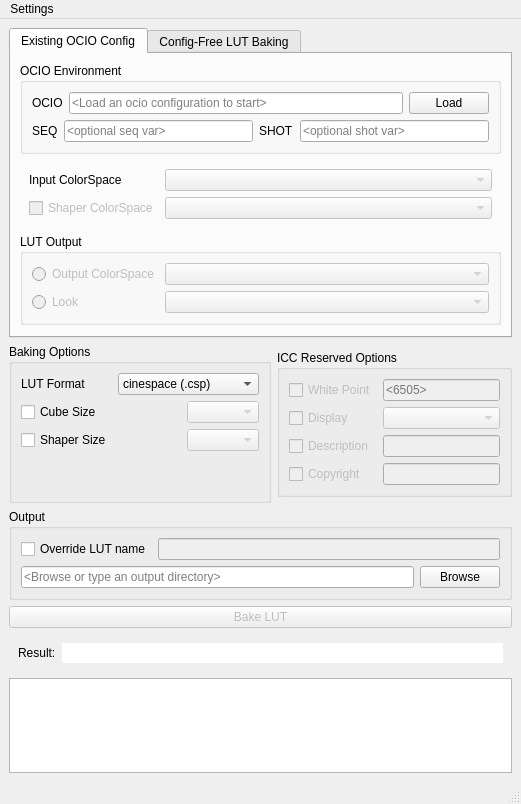
<?xml version="1.0" encoding="UTF-8"?>
<ui version="4.0">
 <class>mainWindow</class>
 <widget class="QMainWindow" name="mainWindow">
  <property name="geometry">
   <rect>
    <x>0</x>
    <y>0</y>
    <width>521</width>
    <height>804</height>
   </rect>
  </property>
  <property name="windowTitle">
   <string>ocioLutPrescription</string>
  </property>
  <widget class="QWidget" name="centralwidget">
   <layout class="QVBoxLayout" name="verticalLayout_2">
    <item>
     <widget class="QTabWidget" name="configTabWidget">
      <property name="sizePolicy">
       <sizepolicy hsizetype="Expanding" vsizetype="Fixed">
        <horstretch>0</horstretch>
        <verstretch>0</verstretch>
       </sizepolicy>
      </property>
      <property name="currentIndex">
       <number>0</number>
      </property>
      <widget class="QWidget" name="tab">
       <attribute name="title">
        <string>Existing OCIO Config</string>
       </attribute>
       <layout class="QVBoxLayout" name="verticalLayout">
        <item>
         <widget class="QGroupBox" name="ocioGroupBox">
          <property name="sizePolicy">
           <sizepolicy hsizetype="Preferred" vsizetype="Fixed">
            <horstretch>0</horstretch>
            <verstretch>0</verstretch>
           </sizepolicy>
          </property>
          <property name="toolTip">
           <string>&lt;html&gt;&lt;head/&gt;&lt;body&gt;&lt;p&gt;OCIO Environment (Can be preset prior launch):&lt;/p&gt;&lt;p&gt;&lt;br/&gt;&lt;/p&gt;&lt;p&gt;Config path:&lt;/p&gt;&lt;p&gt;$OCIO: the path to your ocio configuration&lt;/p&gt;&lt;p&gt;&lt;br/&gt;&lt;/p&gt;&lt;p&gt;searchpath parsing:&lt;/p&gt;&lt;p&gt;$SEQ: the current sequence&lt;/p&gt;&lt;p&gt;$SHOT: the current shot&lt;/p&gt;&lt;/body&gt;&lt;/html&gt;</string>
          </property>
          <property name="title">
           <string>OCIO Environment</string>
          </property>
          <layout class="QGridLayout" name="gridLayout">
           <item row="0" column="0">
            <widget class="QLabel" name="ocioCfgLabel">
             <property name="sizePolicy">
              <sizepolicy hsizetype="Fixed" vsizetype="Fixed">
               <horstretch>0</horstretch>
               <verstretch>0</verstretch>
              </sizepolicy>
             </property>
             <property name="toolTip">
              <string>--iconfig</string>
             </property>
             <property name="text">
              <string>OCIO</string>
             </property>
            </widget>
           </item>
           <item row="0" column="1">
            <widget class="QLineEdit" name="ocioCfgLineEdit">
             <property name="enabled">
              <bool>true</bool>
             </property>
             <property name="sizePolicy">
              <sizepolicy hsizetype="Expanding" vsizetype="Fixed">
               <horstretch>1</horstretch>
               <verstretch>0</verstretch>
              </sizepolicy>
             </property>
             <property name="toolTip">
              <string>path to the ocio configuration</string>
             </property>
             <property name="placeholderText">
              <string>&lt;Load an ocio configuration to start&gt;</string>
             </property>
            </widget>
           </item>
           <item row="0" column="2">
            <widget class="QPushButton" name="ocioCfgLoadPushButton">
             <property name="sizePolicy">
              <sizepolicy hsizetype="Fixed" vsizetype="Fixed">
               <horstretch>0</horstretch>
               <verstretch>0</verstretch>
              </sizepolicy>
             </property>
             <property name="toolTip">
              <string>Load OCIO Config</string>
             </property>
             <property name="text">
              <string>Load</string>
             </property>
            </widget>
           </item>
           <item row="1" column="0" colspan="3">
            <layout class="QHBoxLayout" name="horizontalLayout">
             <item>
              <widget class="QLabel" name="ocioSeqLabel">
               <property name="sizePolicy">
                <sizepolicy hsizetype="Fixed" vsizetype="Fixed">
                 <horstretch>0</horstretch>
                 <verstretch>0</verstretch>
                </sizepolicy>
               </property>
               <property name="toolTip">
                <string>current sequence</string>
               </property>
               <property name="text">
                <string>SEQ</string>
               </property>
              </widget>
             </item>
             <item>
              <widget class="QLineEdit" name="ocioSeqLineEdit">
               <property name="enabled">
                <bool>true</bool>
               </property>
               <property name="sizePolicy">
                <sizepolicy hsizetype="Expanding" vsizetype="Fixed">
                 <horstretch>0</horstretch>
                 <verstretch>0</verstretch>
                </sizepolicy>
               </property>
               <property name="toolTip">
                <string>current sequence</string>
               </property>
               <property name="placeholderText">
                <string>&lt;optional seq var&gt;</string>
               </property>
              </widget>
             </item>
             <item>
              <widget class="QLabel" name="ocioShotLabel">
               <property name="sizePolicy">
                <sizepolicy hsizetype="Fixed" vsizetype="Fixed">
                 <horstretch>0</horstretch>
                 <verstretch>0</verstretch>
                </sizepolicy>
               </property>
               <property name="toolTip">
                <string>current shot</string>
               </property>
               <property name="text">
                <string>SHOT</string>
               </property>
              </widget>
             </item>
             <item>
              <widget class="QLineEdit" name="ocioShotLineEdit">
               <property name="enabled">
                <bool>true</bool>
               </property>
               <property name="sizePolicy">
                <sizepolicy hsizetype="Expanding" vsizetype="Fixed">
                 <horstretch>0</horstretch>
                 <verstretch>0</verstretch>
                </sizepolicy>
               </property>
               <property name="toolTip">
                <string>current shot</string>
               </property>
               <property name="placeholderText">
                <string>&lt;optional shot var&gt;</string>
               </property>
              </widget>
             </item>
            </layout>
           </item>
          </layout>
         </widget>
        </item>
        <item>
         <widget class="QFrame" name="frame">
          <property name="sizePolicy">
           <sizepolicy hsizetype="Expanding" vsizetype="Fixed">
            <horstretch>0</horstretch>
            <verstretch>0</verstretch>
           </sizepolicy>
          </property>
          <property name="frameShape">
           <enum>QFrame::NoFrame</enum>
          </property>
          <property name="frameShadow">
           <enum>QFrame::Raised</enum>
          </property>
          <layout class="QGridLayout" name="gridLayout_2">
           <item row="0" column="0">
            <widget class="QLabel" name="inputColorSpacesLabel">
             <property name="sizePolicy">
              <sizepolicy hsizetype="Fixed" vsizetype="Fixed">
               <horstretch>0</horstretch>
               <verstretch>0</verstretch>
              </sizepolicy>
             </property>
             <property name="toolTip">
              <string>--inputspace</string>
             </property>
             <property name="text">
              <string>Input ColorSpace</string>
             </property>
            </widget>
           </item>
           <item row="0" column="1">
            <widget class="QComboBox" name="inputColorSpacesComboBox">
             <property name="enabled">
              <bool>false</bool>
             </property>
             <property name="sizePolicy">
              <sizepolicy hsizetype="MinimumExpanding" vsizetype="Fixed">
               <horstretch>0</horstretch>
               <verstretch>0</verstretch>
              </sizepolicy>
             </property>
             <property name="toolTip">
              <string>Input OCIO ColorSpace (or Role)</string>
             </property>
            </widget>
           </item>
           <item row="1" column="0">
            <widget class="QCheckBox" name="shaperColorSpacesCheckBox">
             <property name="enabled">
              <bool>false</bool>
             </property>
             <property name="sizePolicy">
              <sizepolicy hsizetype="Fixed" vsizetype="Fixed">
               <horstretch>0</horstretch>
               <verstretch>0</verstretch>
              </sizepolicy>
             </property>
             <property name="toolTip">
              <string>--shaperspace</string>
             </property>
             <property name="text">
              <string>Shaper ColorSpace</string>
             </property>
            </widget>
           </item>
           <item row="1" column="1">
            <widget class="QComboBox" name="shaperColorSpacesComboBox">
             <property name="enabled">
              <bool>false</bool>
             </property>
             <property name="sizePolicy">
              <sizepolicy hsizetype="MinimumExpanding" vsizetype="Fixed">
               <horstretch>0</horstretch>
               <verstretch>0</verstretch>
              </sizepolicy>
             </property>
             <property name="toolTip">
              <string>the OCIO ColorSpace or Role, for the shaper</string>
             </property>
            </widget>
           </item>
          </layout>
         </widget>
        </item>
        <item>
         <widget class="QGroupBox" name="lutOutputGroupBox">
          <property name="sizePolicy">
           <sizepolicy hsizetype="Expanding" vsizetype="Fixed">
            <horstretch>0</horstretch>
            <verstretch>0</verstretch>
           </sizepolicy>
          </property>
          <property name="toolTip">
           <string>Lut output selection: colorspace or look</string>
          </property>
          <property name="title">
           <string>LUT Output</string>
          </property>
          <layout class="QGridLayout" name="gridLayout_3">
           <item row="0" column="0" colspan="2">
            <widget class="QRadioButton" name="outputColorSpacesRadioButton">
             <property name="enabled">
              <bool>false</bool>
             </property>
             <property name="sizePolicy">
              <sizepolicy hsizetype="Fixed" vsizetype="Fixed">
               <horstretch>0</horstretch>
               <verstretch>0</verstretch>
              </sizepolicy>
             </property>
             <property name="toolTip">
              <string>--outputspace</string>
             </property>
             <property name="text">
              <string>Output ColorSpace</string>
             </property>
            </widget>
           </item>
           <item row="0" column="2">
            <widget class="QComboBox" name="outputColorSpacesComboBox">
             <property name="enabled">
              <bool>false</bool>
             </property>
             <property name="sizePolicy">
              <sizepolicy hsizetype="MinimumExpanding" vsizetype="Fixed">
               <horstretch>0</horstretch>
               <verstretch>0</verstretch>
              </sizepolicy>
             </property>
             <property name="toolTip">
              <string>Output OCIO ColorSpace (or Role)</string>
             </property>
            </widget>
           </item>
           <item row="1" column="0">
            <widget class="QRadioButton" name="looksRadioButton">
             <property name="enabled">
              <bool>false</bool>
             </property>
             <property name="sizePolicy">
              <sizepolicy hsizetype="Fixed" vsizetype="Fixed">
               <horstretch>0</horstretch>
               <verstretch>0</verstretch>
              </sizepolicy>
             </property>
             <property name="toolTip">
              <string>--looks</string>
             </property>
             <property name="text">
              <string>Look</string>
             </property>
            </widget>
           </item>
           <item row="1" column="2">
            <widget class="QComboBox" name="looksComboBox">
             <property name="enabled">
              <bool>false</bool>
             </property>
             <property name="sizePolicy">
              <sizepolicy hsizetype="MinimumExpanding" vsizetype="Fixed">
               <horstretch>0</horstretch>
               <verstretch>0</verstretch>
              </sizepolicy>
             </property>
             <property name="toolTip">
              <string>the OCIO looks to apply</string>
             </property>
            </widget>
           </item>
          </layout>
         </widget>
        </item>
       </layout>
      </widget>
      <widget class="QWidget" name="tab_2">
       <attribute name="title">
        <string>Config-Free LUT Baking</string>
       </attribute>
       <layout class="QFormLayout" name="formLayout">
        <item row="0" column="0">
         <widget class="QLabel" name="label">
          <property name="text">
           <string>Unimplemented Feature</string>
          </property>
         </widget>
        </item>
        <item row="1" column="0">
         <spacer name="verticalSpacer">
          <property name="orientation">
           <enum>Qt::Vertical</enum>
          </property>
          <property name="sizeHint" stdset="0">
           <size>
            <width>20</width>
            <height>40</height>
           </size>
          </property>
         </spacer>
        </item>
       </layout>
      </widget>
     </widget>
    </item>
    <item>
     <layout class="QHBoxLayout" name="horizontalLayout_2">
      <item>
       <widget class="QGroupBox" name="bakeOptionsGroupBox">
        <property name="sizePolicy">
         <sizepolicy hsizetype="Fixed" vsizetype="Fixed">
          <horstretch>0</horstretch>
          <verstretch>0</verstretch>
         </sizepolicy>
        </property>
        <property name="toolTip">
         <string>General Baking options</string>
        </property>
        <property name="title">
         <string>Baking Options</string>
        </property>
        <layout class="QGridLayout" name="gridLayout_4">
         <item row="2" column="1">
          <spacer name="horizontalSpacer_2">
           <property name="orientation">
            <enum>Qt::Horizontal</enum>
           </property>
           <property name="sizeHint" stdset="0">
            <size>
             <width>46</width>
             <height>20</height>
            </size>
           </property>
          </spacer>
         </item>
         <item row="1" column="1">
          <spacer name="horizontalSpacer">
           <property name="orientation">
            <enum>Qt::Horizontal</enum>
           </property>
           <property name="sizeHint" stdset="0">
            <size>
             <width>46</width>
             <height>20</height>
            </size>
           </property>
          </spacer>
         </item>
         <item row="2" column="2">
          <widget class="QComboBox" name="shaperSizeComboBox">
           <property name="enabled">
            <bool>false</bool>
           </property>
           <property name="sizePolicy">
            <sizepolicy hsizetype="MinimumExpanding" vsizetype="Fixed">
             <horstretch>0</horstretch>
             <verstretch>0</verstretch>
            </sizepolicy>
           </property>
           <property name="minimumSize">
            <size>
             <width>0</width>
             <height>0</height>
            </size>
           </property>
           <property name="toolTip">
            <string>size of the shaper (default: format specific)</string>
           </property>
          </widget>
         </item>
         <item row="0" column="0">
          <widget class="QLabel" name="lutFormatLabel">
           <property name="sizePolicy">
            <sizepolicy hsizetype="Fixed" vsizetype="Fixed">
             <horstretch>0</horstretch>
             <verstretch>0</verstretch>
            </sizepolicy>
           </property>
           <property name="toolTip">
            <string>--format</string>
           </property>
           <property name="text">
            <string>LUT Format</string>
           </property>
          </widget>
         </item>
         <item row="1" column="2">
          <widget class="QComboBox" name="cubeSizeComboBox">
           <property name="enabled">
            <bool>false</bool>
           </property>
           <property name="sizePolicy">
            <sizepolicy hsizetype="MinimumExpanding" vsizetype="Fixed">
             <horstretch>0</horstretch>
             <verstretch>0</verstretch>
            </sizepolicy>
           </property>
           <property name="minimumSize">
            <size>
             <width>0</width>
             <height>0</height>
            </size>
           </property>
           <property name="toolTip">
            <string>size of the cube (default: format specific)</string>
           </property>
          </widget>
         </item>
         <item row="1" column="0">
          <widget class="QCheckBox" name="cubeSizeCheckBox">
           <property name="sizePolicy">
            <sizepolicy hsizetype="Fixed" vsizetype="Fixed">
             <horstretch>0</horstretch>
             <verstretch>0</verstretch>
            </sizepolicy>
           </property>
           <property name="toolTip">
            <string>--cubesize</string>
           </property>
           <property name="text">
            <string>Cube Size</string>
           </property>
          </widget>
         </item>
         <item row="2" column="0">
          <widget class="QCheckBox" name="shaperSizeCheckBox">
           <property name="sizePolicy">
            <sizepolicy hsizetype="Fixed" vsizetype="Fixed">
             <horstretch>0</horstretch>
             <verstretch>0</verstretch>
            </sizepolicy>
           </property>
           <property name="toolTip">
            <string>--shapersize</string>
           </property>
           <property name="text">
            <string>Shaper Size</string>
           </property>
          </widget>
         </item>
         <item row="0" column="1" colspan="2">
          <widget class="QComboBox" name="lutFormatComboBox">
           <property name="enabled">
            <bool>true</bool>
           </property>
           <property name="sizePolicy">
            <sizepolicy hsizetype="MinimumExpanding" vsizetype="Fixed">
             <horstretch>0</horstretch>
             <verstretch>0</verstretch>
            </sizepolicy>
           </property>
           <property name="minimumSize">
            <size>
             <width>141</width>
             <height>0</height>
            </size>
           </property>
           <property name="toolTip">
            <string>the lut format to bake</string>
           </property>
           <item>
            <property name="text">
             <string>cinespace (.csp)</string>
            </property>
           </item>
           <item>
            <property name="text">
             <string>flame (.3dl)</string>
            </property>
           </item>
           <item>
            <property name="text">
             <string>houdini (.lut)</string>
            </property>
           </item>
           <item>
            <property name="text">
             <string>icc (.icc)</string>
            </property>
           </item>
           <item>
            <property name="text">
             <string>iridas_itx (.itx)</string>
            </property>
           </item>
           <item>
            <property name="text">
             <string>lustre (.3dl)</string>
            </property>
           </item>
           <item>
            <property name="text">
             <string>truelight (.cub)</string>
            </property>
           </item>
          </widget>
         </item>
         <item row="3" column="0">
          <spacer name="verticalSpacer_3">
           <property name="orientation">
            <enum>Qt::Vertical</enum>
           </property>
           <property name="sizeHint" stdset="0">
            <size>
             <width>20</width>
             <height>40</height>
            </size>
           </property>
          </spacer>
         </item>
        </layout>
       </widget>
      </item>
      <item>
       <widget class="QGroupBox" name="iccOptionsGroupBox">
        <property name="sizePolicy">
         <sizepolicy hsizetype="Preferred" vsizetype="Fixed">
          <horstretch>0</horstretch>
          <verstretch>0</verstretch>
         </sizepolicy>
        </property>
        <property name="toolTip">
         <string/>
        </property>
        <property name="title">
         <string>ICC Reserved Options</string>
        </property>
        <layout class="QGridLayout" name="gridLayout_5">
         <item row="1" column="2">
          <widget class="QComboBox" name="iccDisplaysComboBox">
           <property name="enabled">
            <bool>false</bool>
           </property>
           <property name="sizePolicy">
            <sizepolicy hsizetype="Expanding" vsizetype="Fixed">
             <horstretch>0</horstretch>
             <verstretch>0</verstretch>
            </sizepolicy>
           </property>
           <property name="toolTip">
            <string>an icc profile which matches the OCIO profiles target display</string>
           </property>
          </widget>
         </item>
         <item row="2" column="2">
          <widget class="QLineEdit" name="iccDescriptionLineEdit">
           <property name="enabled">
            <bool>false</bool>
           </property>
           <property name="toolTip">
            <string>a meaningful description, this will show up in UI like photoshop (defaults to &quot;filename.icc&quot;)</string>
           </property>
          </widget>
         </item>
         <item row="0" column="2">
          <widget class="QLineEdit" name="iccWhitePointLineEdit">
           <property name="enabled">
            <bool>false</bool>
           </property>
           <property name="toolTip">
            <string>whitepoint for the profile (default: 6505)</string>
           </property>
           <property name="placeholderText">
            <string>&lt;6505&gt;</string>
           </property>
          </widget>
         </item>
         <item row="3" column="2">
          <widget class="QLineEdit" name="iccCopyrightLineEdit">
           <property name="enabled">
            <bool>false</bool>
           </property>
           <property name="toolTip">
            <string>a copyright field (default: &quot;No copyright. Use freely.&quot;</string>
           </property>
          </widget>
         </item>
         <item row="0" column="0" colspan="2">
          <widget class="QCheckBox" name="iccWhitePointCheckBox">
           <property name="enabled">
            <bool>false</bool>
           </property>
           <property name="sizePolicy">
            <sizepolicy hsizetype="Fixed" vsizetype="Fixed">
             <horstretch>0</horstretch>
             <verstretch>0</verstretch>
            </sizepolicy>
           </property>
           <property name="toolTip">
            <string>--whitepoint</string>
           </property>
           <property name="text">
            <string>White Point</string>
           </property>
          </widget>
         </item>
         <item row="3" column="0">
          <widget class="QCheckBox" name="iccCopyrightCheckBox">
           <property name="enabled">
            <bool>false</bool>
           </property>
           <property name="sizePolicy">
            <sizepolicy hsizetype="Fixed" vsizetype="Fixed">
             <horstretch>0</horstretch>
             <verstretch>0</verstretch>
            </sizepolicy>
           </property>
           <property name="toolTip">
            <string>--copyright</string>
           </property>
           <property name="text">
            <string>Copyright</string>
           </property>
          </widget>
         </item>
         <item row="2" column="0" colspan="2">
          <widget class="QCheckBox" name="iccDescriptionCheckBox">
           <property name="enabled">
            <bool>false</bool>
           </property>
           <property name="sizePolicy">
            <sizepolicy hsizetype="Fixed" vsizetype="Fixed">
             <horstretch>0</horstretch>
             <verstretch>0</verstretch>
            </sizepolicy>
           </property>
           <property name="toolTip">
            <string>--description</string>
           </property>
           <property name="text">
            <string>Description</string>
           </property>
          </widget>
         </item>
         <item row="1" column="0">
          <widget class="QCheckBox" name="iccDisplaysCheckBox">
           <property name="enabled">
            <bool>false</bool>
           </property>
           <property name="sizePolicy">
            <sizepolicy hsizetype="Fixed" vsizetype="Fixed">
             <horstretch>0</horstretch>
             <verstretch>0</verstretch>
            </sizepolicy>
           </property>
           <property name="toolTip">
            <string>--displayicc</string>
           </property>
           <property name="text">
            <string>Display</string>
           </property>
          </widget>
         </item>
        </layout>
       </widget>
      </item>
     </layout>
    </item>
    <item>
     <widget class="QGroupBox" name="outputGroupBox">
      <property name="sizePolicy">
       <sizepolicy hsizetype="Preferred" vsizetype="Fixed">
        <horstretch>0</horstretch>
        <verstretch>0</verstretch>
       </sizepolicy>
      </property>
      <property name="title">
       <string>Output</string>
      </property>
      <layout class="QGridLayout" name="gridLayout_6">
       <item row="0" column="0">
        <widget class="QCheckBox" name="overrideLutNameCheckBox">
         <property name="sizePolicy">
          <sizepolicy hsizetype="Fixed" vsizetype="Fixed">
           <horstretch>0</horstretch>
           <verstretch>0</verstretch>
          </sizepolicy>
         </property>
         <property name="toolTip">
          <string>Enable if you wish to override the automagically generated lut filename</string>
         </property>
         <property name="text">
          <string>Override LUT name</string>
         </property>
        </widget>
       </item>
       <item row="1" column="2">
        <widget class="QPushButton" name="outputDirBrowsePushButton">
         <property name="sizePolicy">
          <sizepolicy hsizetype="Fixed" vsizetype="Fixed">
           <horstretch>0</horstretch>
           <verstretch>0</verstretch>
          </sizepolicy>
         </property>
         <property name="toolTip">
          <string>Browse to output directory</string>
         </property>
         <property name="text">
          <string>Browse</string>
         </property>
        </widget>
       </item>
       <item row="0" column="1" colspan="2">
        <widget class="QLineEdit" name="overrideLutNameLineEdit">
         <property name="enabled">
          <bool>false</bool>
         </property>
         <property name="sizePolicy">
          <sizepolicy hsizetype="Expanding" vsizetype="Fixed">
           <horstretch>0</horstretch>
           <verstretch>0</verstretch>
          </sizepolicy>
         </property>
         <property name="placeholderText">
          <string/>
         </property>
        </widget>
       </item>
       <item row="1" column="0" colspan="2">
        <widget class="QLineEdit" name="outputDirLineEdit">
         <property name="toolTip">
          <string>directory where the lut will be written to</string>
         </property>
         <property name="placeholderText">
          <string>&lt;Browse or type an output directory&gt;</string>
         </property>
        </widget>
       </item>
      </layout>
     </widget>
    </item>
    <item>
     <widget class="QPushButton" name="processBakeLutPushButton">
      <property name="enabled">
       <bool>false</bool>
      </property>
      <property name="toolTip">
       <string>Execute ociobakelut</string>
      </property>
      <property name="text">
       <string>Bake LUT</string>
      </property>
     </widget>
    </item>
    <item>
     <widget class="QFrame" name="frame_2">
      <property name="sizePolicy">
       <sizepolicy hsizetype="Preferred" vsizetype="Fixed">
        <horstretch>0</horstretch>
        <verstretch>0</verstretch>
       </sizepolicy>
      </property>
      <property name="frameShape">
       <enum>QFrame::NoFrame</enum>
      </property>
      <property name="frameShadow">
       <enum>QFrame::Raised</enum>
      </property>
      <layout class="QHBoxLayout" name="horizontalLayout_3">
       <item>
        <widget class="QLabel" name="resultLabel">
         <property name="sizePolicy">
          <sizepolicy hsizetype="Fixed" vsizetype="Fixed">
           <horstretch>0</horstretch>
           <verstretch>0</verstretch>
          </sizepolicy>
         </property>
         <property name="toolTip">
          <string>result path</string>
         </property>
         <property name="text">
          <string>Result:</string>
         </property>
        </widget>
       </item>
       <item>
        <widget class="QLineEdit" name="resultLineEdit">
         <property name="enabled">
          <bool>true</bool>
         </property>
         <property name="font">
          <font>
           <weight>75</weight>
           <bold>true</bold>
          </font>
         </property>
         <property name="text">
          <string/>
         </property>
         <property name="frame">
          <bool>false</bool>
         </property>
         <property name="readOnly">
          <bool>true</bool>
         </property>
         <property name="placeholderText">
          <string/>
         </property>
        </widget>
       </item>
      </layout>
     </widget>
    </item>
    <item>
     <widget class="QTextEdit" name="resultLogTextEdit">
      <property name="sizePolicy">
       <sizepolicy hsizetype="Ignored" vsizetype="Ignored">
        <horstretch>0</horstretch>
        <verstretch>0</verstretch>
       </sizepolicy>
      </property>
      <property name="toolTip">
       <string>prescription log</string>
      </property>
      <property name="readOnly">
       <bool>true</bool>
      </property>
     </widget>
    </item>
   </layout>
  </widget>
  <widget class="QMenuBar" name="menubar">
   <property name="geometry">
    <rect>
     <x>0</x>
     <y>0</y>
     <width>521</width>
     <height>22</height>
    </rect>
   </property>
   <widget class="QMenu" name="menuStyle">
    <property name="title">
     <string>Settings</string>
    </property>
    <widget class="QMenu" name="menuStyles">
     <property name="title">
      <string>Styles</string>
     </property>
     <addaction name="actionSetSystemStyle"/>
     <addaction name="actionSetDarkStyle"/>
    </widget>
    <addaction name="menuStyles"/>
    <addaction name="separator"/>
    <addaction name="actionSettingsClear"/>
   </widget>
   <addaction name="menuStyle"/>
  </widget>
  <widget class="QStatusBar" name="statusbar"/>
  <action name="actionSetSystemStyle">
   <property name="text">
    <string>System</string>
   </property>
  </action>
  <action name="actionSetDarkStyle">
   <property name="text">
    <string>Dark</string>
   </property>
  </action>
  <action name="actionSettingsClear">
   <property name="text">
    <string>Clear</string>
   </property>
  </action>
 </widget>
 <resources>
  <include location="resource.qrc"/>
 </resources>
 <connections>
  <connection>
   <sender>cubeSizeCheckBox</sender>
   <signal>toggled(bool)</signal>
   <receiver>cubeSizeComboBox</receiver>
   <slot>setEnabled(bool)</slot>
   <hints>
    <hint type="sourcelabel">
     <x>80</x>
     <y>450</y>
    </hint>
    <hint type="destinationlabel">
     <x>206</x>
     <y>453</y>
    </hint>
   </hints>
  </connection>
  <connection>
   <sender>shaperSizeCheckBox</sender>
   <signal>toggled(bool)</signal>
   <receiver>shaperSizeComboBox</receiver>
   <slot>setEnabled(bool)</slot>
   <hints>
    <hint type="sourcelabel">
     <x>72</x>
     <y>482</y>
    </hint>
    <hint type="destinationlabel">
     <x>211</x>
     <y>484</y>
    </hint>
   </hints>
  </connection>
  <connection>
   <sender>shaperColorSpacesCheckBox</sender>
   <signal>toggled(bool)</signal>
   <receiver>shaperColorSpacesComboBox</receiver>
   <slot>setEnabled(bool)</slot>
   <hints>
    <hint type="sourcelabel">
     <x>79</x>
     <y>223</y>
    </hint>
    <hint type="destinationlabel">
     <x>222</x>
     <y>231</y>
    </hint>
   </hints>
  </connection>
  <connection>
   <sender>iccDisplaysCheckBox</sender>
   <signal>toggled(bool)</signal>
   <receiver>iccDisplaysComboBox</receiver>
   <slot>setEnabled(bool)</slot>
   <hints>
    <hint type="sourcelabel">
     <x>358</x>
     <y>455</y>
    </hint>
    <hint type="destinationlabel">
     <x>438</x>
     <y>458</y>
    </hint>
   </hints>
  </connection>
  <connection>
   <sender>iccWhitePointCheckBox</sender>
   <signal>toggled(bool)</signal>
   <receiver>iccWhitePointLineEdit</receiver>
   <slot>setEnabled(bool)</slot>
   <hints>
    <hint type="sourcelabel">
     <x>350</x>
     <y>422</y>
    </hint>
    <hint type="destinationlabel">
     <x>429</x>
     <y>428</y>
    </hint>
   </hints>
  </connection>
  <connection>
   <sender>iccDescriptionCheckBox</sender>
   <signal>toggled(bool)</signal>
   <receiver>iccDescriptionLineEdit</receiver>
   <slot>setEnabled(bool)</slot>
   <hints>
    <hint type="sourcelabel">
     <x>375</x>
     <y>497</y>
    </hint>
    <hint type="destinationlabel">
     <x>468</x>
     <y>497</y>
    </hint>
   </hints>
  </connection>
  <connection>
   <sender>iccCopyrightCheckBox</sender>
   <signal>toggled(bool)</signal>
   <receiver>iccCopyrightLineEdit</receiver>
   <slot>setEnabled(bool)</slot>
   <hints>
    <hint type="sourcelabel">
     <x>347</x>
     <y>520</y>
    </hint>
    <hint type="destinationlabel">
     <x>457</x>
     <y>529</y>
    </hint>
   </hints>
  </connection>
  <connection>
   <sender>overrideLutNameCheckBox</sender>
   <signal>toggled(bool)</signal>
   <receiver>overrideLutNameLineEdit</receiver>
   <slot>setEnabled(bool)</slot>
   <hints>
    <hint type="sourcelabel">
     <x>112</x>
     <y>601</y>
    </hint>
    <hint type="destinationlabel">
     <x>217</x>
     <y>615</y>
    </hint>
   </hints>
  </connection>
  <connection>
   <sender>outputColorSpacesRadioButton</sender>
   <signal>toggled(bool)</signal>
   <receiver>outputColorSpacesComboBox</receiver>
   <slot>setEnabled(bool)</slot>
   <hints>
    <hint type="sourcelabel">
     <x>127</x>
     <y>303</y>
    </hint>
    <hint type="destinationlabel">
     <x>223</x>
     <y>303</y>
    </hint>
   </hints>
  </connection>
  <connection>
   <sender>looksRadioButton</sender>
   <signal>toggled(bool)</signal>
   <receiver>looksComboBox</receiver>
   <slot>setEnabled(bool)</slot>
   <hints>
    <hint type="sourcelabel">
     <x>52</x>
     <y>334</y>
    </hint>
    <hint type="destinationlabel">
     <x>241</x>
     <y>329</y>
    </hint>
   </hints>
  </connection>
 </connections>
</ui>
